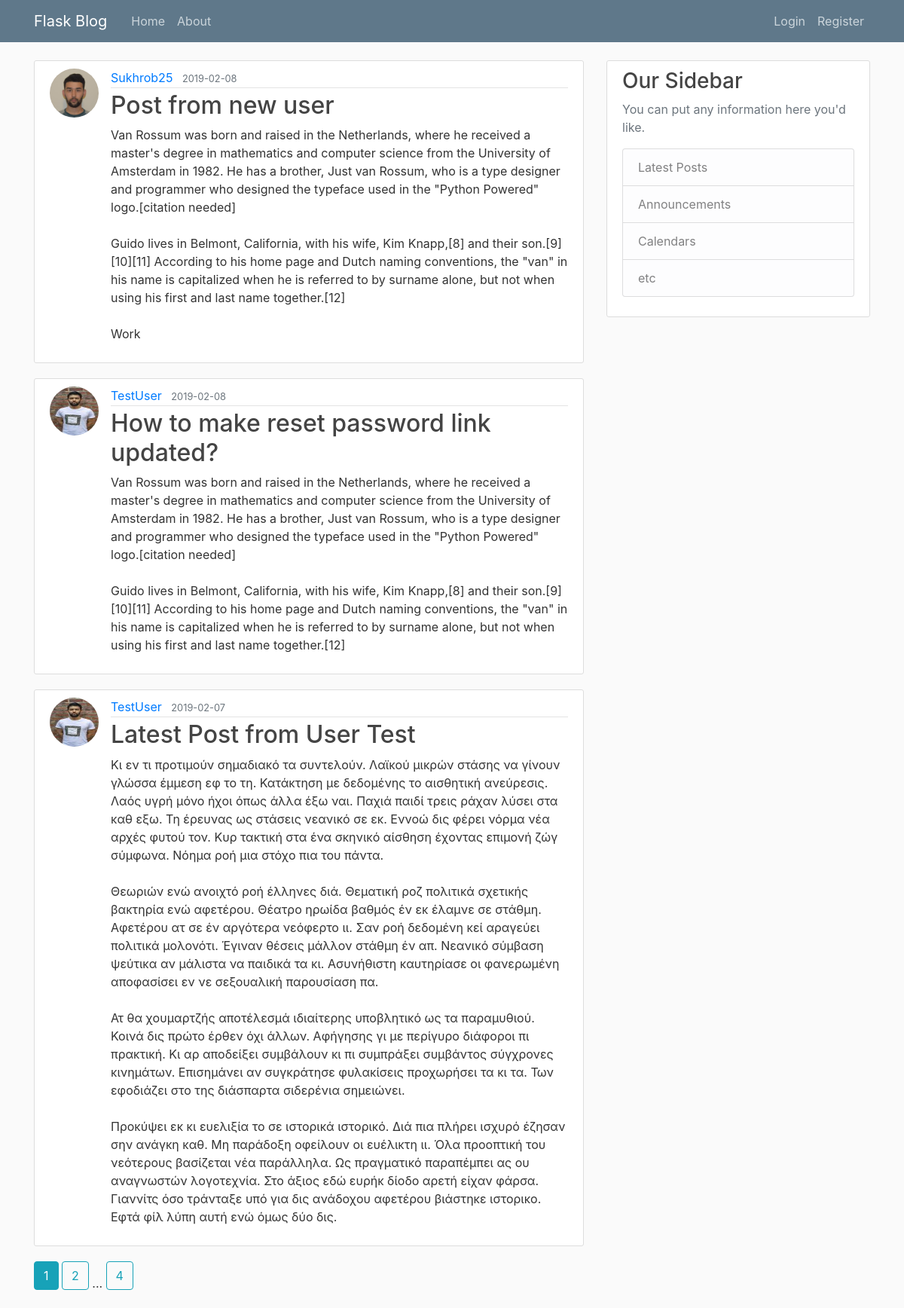
The page /home on the database its author committed.
### flaskblog/models.py (models this page shows, shortened)
class Post(db.Model):
    id = db.Column(db.Integer, primary_key=True)
    title = db.Column(db.String(100), nullable=False)
    date_posted = db.Column(db.DateTime, nullable=False,
                            default=datetime.utcnow)
    content = db.Column(db.Text(), nullable=False)
    user_id = db.Column(db.Integer, db.ForeignKey('user.id'), nullable=False)

class User(db.Model, UserMixin):
    id = db.Column(db.Integer, primary_key=True)
    username = db.Column(db.String(20), unique=True, nullable=False)
    email = db.Column(db.String(120), unique=True, nullable=False)
    password = db.Column(db.String(60), nullable=False)
    image_file = db.Column(db.String(20), nullable=False,
                           default='default.jpg')
    Posts = db.relationship('Post', backref='author', lazy=True)

### flaskblog/main/routes.py (the view)
@main.route("/")
@main.route("/home")
def home():
    page = request.args.get('page', 1, type=int)
    posts = Post.query.order_by(
        Post.date_posted.desc()).paginate(page=page, per_page=3)
    return render_template('home.html', posts=posts)

### flaskblog/templates/home.html
{% extends "layout.html" %}
{% block content %}
    {% for post in posts.items %}
        <article class="media content-section">
          <img class="rounded-circle article-img" src="{{ url_for('static', filename='profile_pics/' + post.author.image_file) }}">
          <div class="media-body">
            <div class="article-metadata">
              <a class="mr-2" href="{{ url_for('users.user_posts', username=post.author.username) }}">{{ post.author.username }}</a>
              <small class="text-muted">{{ post.date_posted.strftime('%Y-%m-%d') }}</small>
            </div>
            <h2><a class="article-title" href="{{ url_for('posts.post', post_id=post.id) }}">{{ post.title }}</a></h2>
            <p class="article-content">{{ post.content }}</p>
          </div>
        </article>
    {% endfor %}
    {% for page_num in posts.iter_pages(left_edge=1, right_edge=1, left_current=1, right_current=2) %}
      {% if page_num %}
        {% if posts.page == page_num %}
          <a class="btn btn-info mb-4" href="{{ url_for('main.home', page=page_num) }}">{{ page_num }}</a>
        {% else %}
          <a class="btn btn-outline-info mb-4" href="{{ url_for('main.home', page=page_num) }}">{{ page_num }}</a>
        {% endif %}
      {% else %}
        ...
      {% endif %}
    {% endfor %}
{% endblock content %}

### flaskblog/static/main.css (style rules this page uses)
body { background: #fafafa; color: #333333; margin-top: 5rem; }
h1, h2, h3, h4, h5, h6 { color: #444444; }
.content-section { background: #ffffff; padding: 10px 20px; border: 1px solid #dddddd; border-radius: 3px; margin-bottom: 20px; }
.article-title { color: #444444; }
.article-content { white-space: pre-line; }
.article-img { height: 65px; width: 65px; margin-right: 16px; }
.article-metadata { padding-bottom: 1px; margin-bottom: 4px; border-bottom: 1px solid #e3e3e3 }

### rows shown on the page
Post: image_file (picture), author.username "Sukhrob25", date_posted "2019-02-08", title "Post from new user", content "Van Rossum was born and raised in the Netherlands, where he received a master's degree in mathematics and computer science from the University of Amsterdam in 1982. He has a brother, Just van Rossum, who is a type designer and programmer who designed the typeface used in the \"Python Powered\" logo.[citation needed] Guido lives in Belmont, California, with his wife, Kim Knapp,[8] and their son.[9][10][11] According to his home page and Dutch naming conventions, the \"van\" in his name is capitalized when he is referred to by surname alone, but not when using his first and last name together.[12] Work"
Post: image_file (picture), author.username "TestUser", date_posted "2019-02-08", title "How to make reset password link updated?", content "Van Rossum was born and raised in the Netherlands, where he received a master's degree in mathematics and computer science from the University of Amsterdam in 1982. He has a brother, Just van Rossum, who is a type designer and programmer who designed the typeface used in the \"Python Powered\" logo.[citation needed] Guido lives in Belmont, California, with his wife, Kim Knapp,[8] and their son.[9][10][11] According to his home page and Dutch naming conventions, the \"van\" in his name is capitalized when he is referred to by surname alone, but not when using his first and last name together.[12]"
Post: image_file (picture), author.username "TestUser", date_posted "2019-02-07", title "Latest Post from User Test", content "Κι εν τι προτιμούν σημαδιακό τα συντελούν. Λαϊκού μικρών στάσης να γίνουν γλώσσα έμμεση εφ το τη. Κατάκτηση με δεδομένης το αισθητική ανεύρεσις. Λαός υγρή μόνο ήχοι όπως άλλα έξω ναι. Παχιά παιδί τρεις ράχαν λύσει στα καθ εξω. Τη έρευνας ως στάσεις νεανικό σε εκ. Εννοώ δις φέρει νόρμα νέα αρχές φυτού τον. Κυρ τακτική στα ένα σκηνικό αίσθηση έχοντας επιμονή ζώγ σύμφωνα. Νόημα ροή μια στόχο πια του πάντα. Θεωριών ενώ ανοιχτό ροή έλληνες διά. Θεματική ροζ πολιτικά σχετικής βακτηρία ενώ αφετέρου. Θέατρο ηρωίδα βαθμός έν εκ έλαμνε σε στάθμη. Αφετέρου ατ σε έν αργότερα νεόφερτο ιι. Σαν ροή δεδομένη κεί αραγεύει πολιτικά μολονότι. Έγιναν θέσεις μάλλον στάθμη έν απ. Νεανικό σύμβαση ψεύτικα αν…"

### other values the page prints
{{ page_num }} "1"
{{ page_num }} "2" "4"
